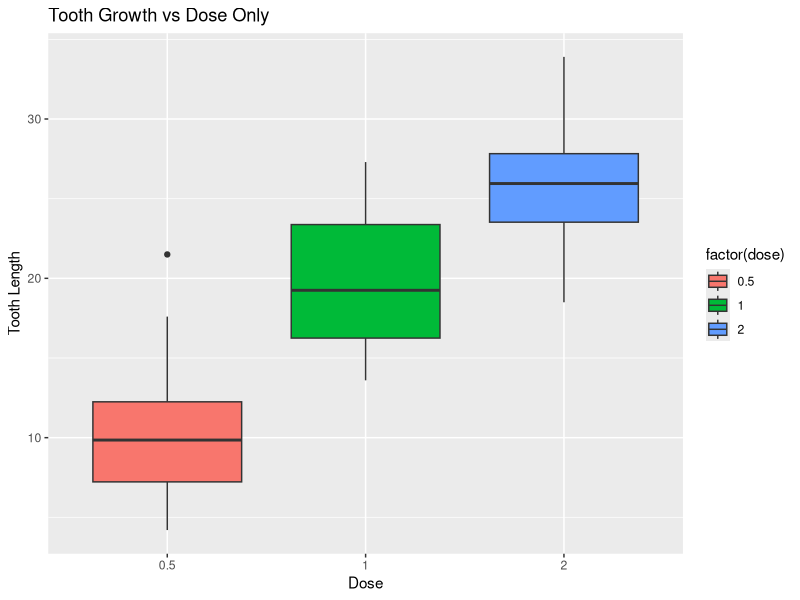
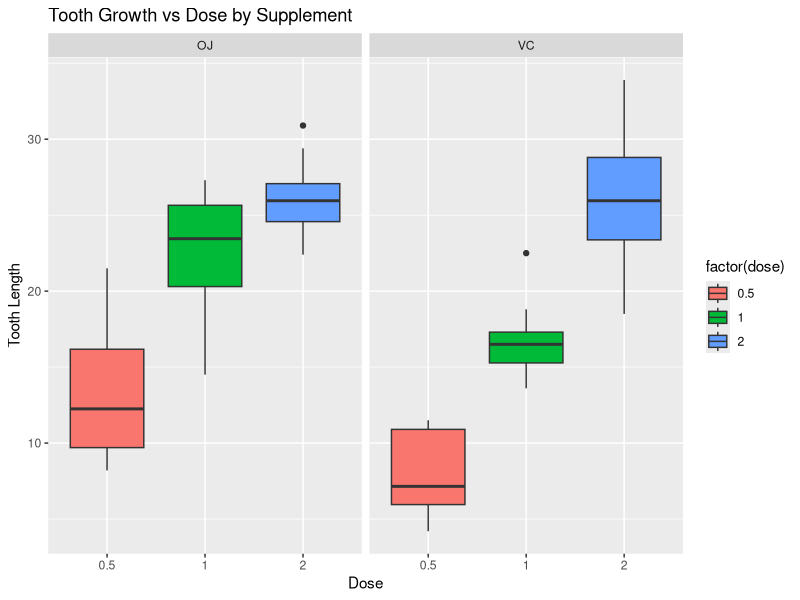

Write R code to recreate these figures, in order.
## ---- chunk 1
    suppressWarnings(library(plyr));
    suppressWarnings(library(ggplot2));
## ---- chunk 2
    library(datasets);

#   The Effect of Dose on Tooth Growth
    g1 <- ggplot(ToothGrowth, aes(x=factor(dose), y=len, fill=factor(dose)))
    g1 <- g1 + geom_boxplot() 
    g1 <- g1 + ggtitle("Tooth Growth vs Dose Only") + labs(x="Dose", y="Tooth Length")
    g1

#   The Combined Effects of Supplement & Dose on Tooth Growth
    g2 <- ggplot(ToothGrowth, aes(x=factor(dose), y=len, fill=factor(dose)))
    g2 <- g2 + geom_boxplot() + facet_grid(.~supp) 
    g2 <- g2 + ggtitle("Tooth Growth vs Dose by Supplement") + labs(x="Dose", y="Tooth Length")
    g2
## ---- chunk 3
    dim(ToothGrowth);
    head(ToothGrowth, n=5);
    summary(ToothGrowth);
## ---- chunk 4
#   The Effect of Dose on Tooth Growth
    t.test(x=ToothGrowth$len, y=ToothGrowth$dose, conf.level=0.95, paired=F);

## ---- chunk 5
#   The Combined Effects of Supplement & Dose on Tooth Growth
    t.test(ToothGrowth$len[ToothGrowth$supp=="OJ"], ToothGrowth$len[ToothGrowth$supp=="VC"],
           con.levle=0.95, paired=T);
